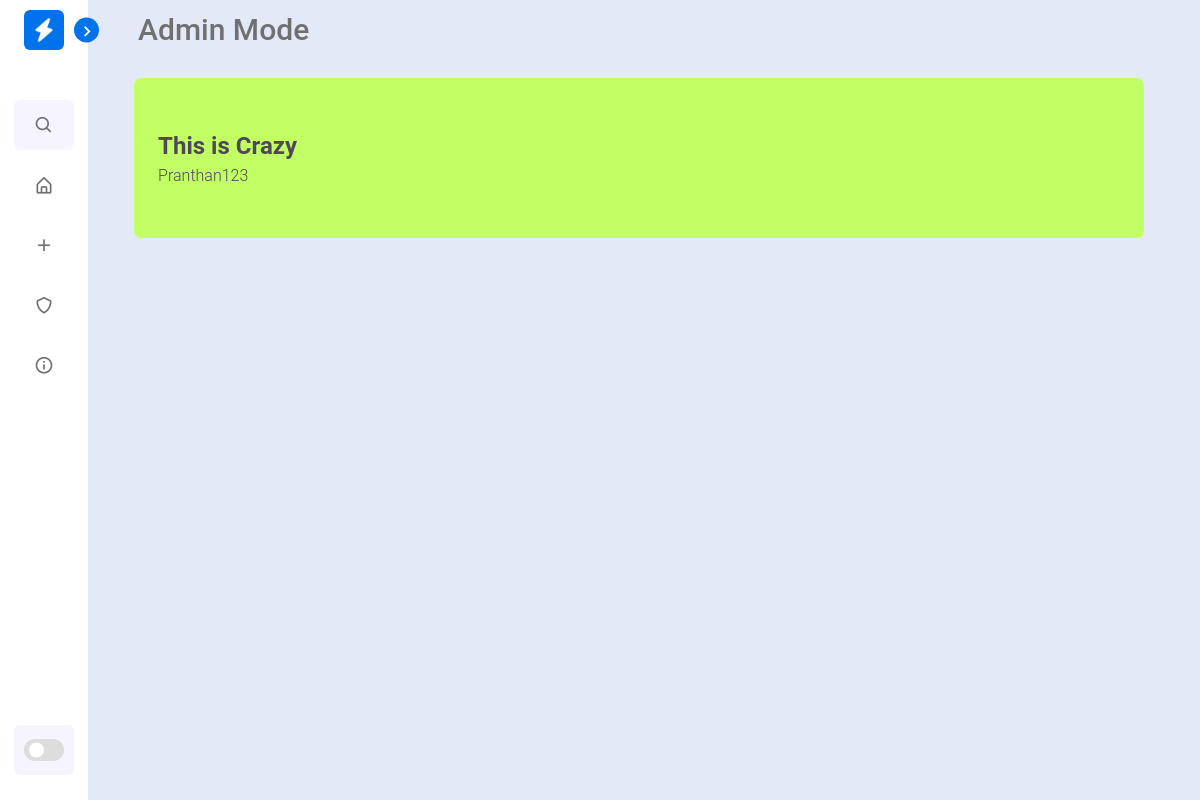
/admin, run on an earlier commit of the app's database.
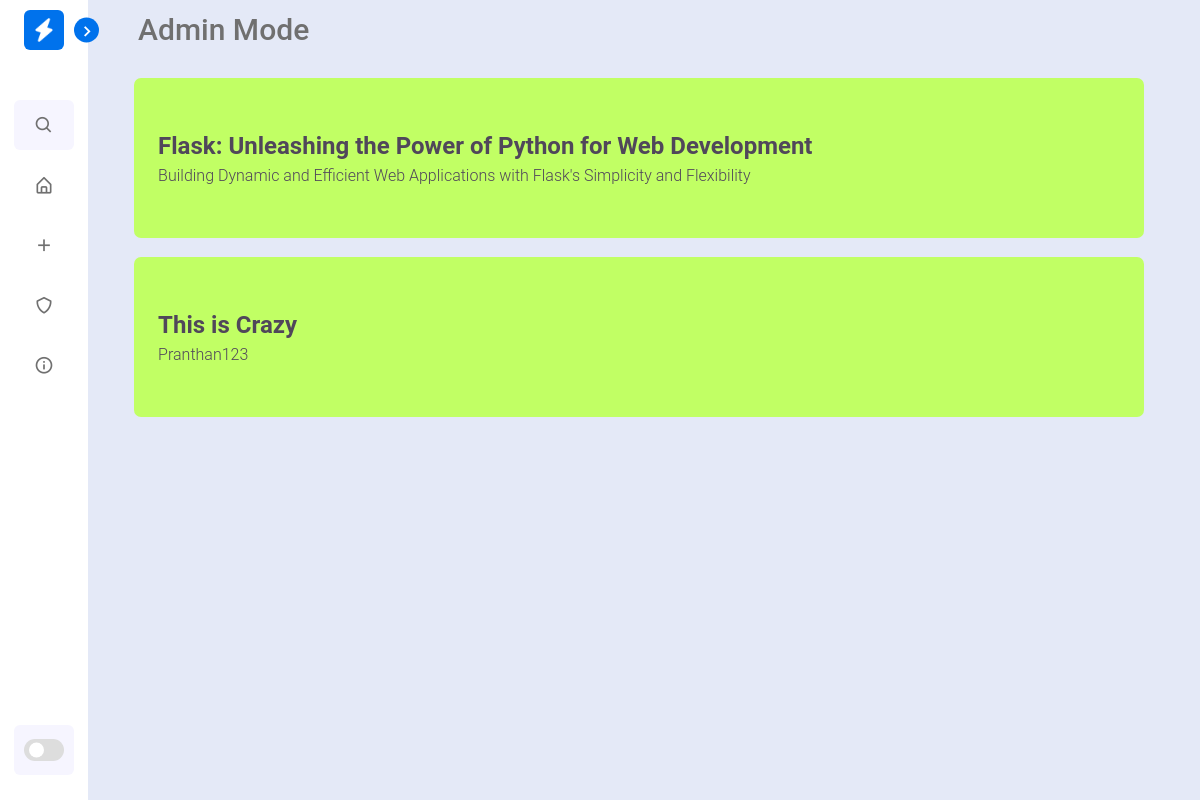
And on a later commit of the database.
### app.py (models this page shows)
class blogpost(db.Model):
    id = db.Column(db.Integer, primary_key=True)
    blog_title = db.Column(db.String(100), nullable=False)
    blog_subtitle = db.Column(db.String(50))
    blog_content = db.Column(db.Text, nullable=False)
    date_created = db.Column(db.DateTime, default=datetime.utcnow)

### app.py (the view)
@app.route('/admin')
def admin():
    all_blogs = blogpost.query.order_by(blogpost.date_created.desc()).all()
    return render_template('admin.html', blogs=all_blogs)

### templates/admin.html (shortened to what this page needs)
{%extends 'base.html'%}
{%block content%}
    <section class="home">
        <div class="text">Admin Mode</div>
        <br>
        {% for blog in blogs %}
        <a href="/{{ blog.id }}" style="text-decoration: none;">
        <div class="blog-card" style="background-color: rgb(193, 255, 100)">
            <div class="blog-card-content">
                <h2 class="title">{{ blog.blog_title }}</h2>
                <h4 class="subtitle" style="margin-top: 6px;"><span style="font-weight:300;">{{ blog.blog_subtitle }}</h4>
            </div>
        </div>
        <br>
        {% endfor %}
    </section>
{%endblock%}

### templates/base.html (shortened to what this page needs)
<!DOCTYPE html>
<html lang="en">
<head>
    <link rel="stylesheet" href="{{url_for('static',filename='css/styles.css')}}">
    <link href='https://unpkg.com/boxicons@2.1.1/css/boxicons.min.css' rel='stylesheet'>
</head>
<body onload="onload()">
        <nav class="sidebar close">
            <header>
                <div class="image-text">
                    <span class="image">
                        <img src="static\image\Logo.png">
                    </span>
                </div>
                <i class='bx bx-chevron-right toggle'></i>
            </header>
            <div class="menu-bar">
                <div class="menu">
                    <li class="search-box">
                        <i class='bx bx-search icon'></i>
                    </li>
                    <ul class="menu-links">
                        <li class="nav-link">
                            <a href="{{url_for('index')}}">
                                <i class='bx bx-home-alt icon' ></i>
                            </a>
                        </li>
                        <li class="nav-link">
                            <a href="/add">
                                <i class='bx bx-plus icon'></i>
                            </a>
                        </li>
                        <li class="nav-link">
                            <a href="#">
                                <i class='bx bx-shield icon' ></i>
                            </a>
                        </li>
                        <li class="nav-link">
                            <a href="#">
                                <i class='bx bx-info-circle icon' ></i>
                            </a>
                        </li>
                    </ul>
                </div>
                <div class="bottom-content">
                    <li class="mode">
                        <div class="toggle-switch">
                            <span class="switch"></span>
                        </div>
                    </li>
                </div>
            </div>
        </nav>
    {%block content%}
    {%endblock%}
</body>
</html>

### static/css/styles.css (style rules this page uses)
* { margin: 0; padding: 0; box-sizing: border-box; font-family: 'Google Sans', 'Roboto', sans-serif; }
:root { --body-color: #E4E9F7; --sidebar-color: #FFF; --primary-color: #0072EC; --primary-color-light: #F6F5FF; --toggle-color: #DDD; --text-color: #707070; --accent-color: #bbdafb; --tran-03: all 0.2s ease; --tran-03: all 0.3s ease; --tran-04: all 0.3s ease; --tran-05: all 0.3s ease; }
body { min-height: 100vh; background-color: var(--body-color); transition: var(--tran-05); }
.sidebar { position: fixed; top: 0; left: 0; height: 100%; width: 250px; padding: 10px 14px; background: var(--sidebar-color); transition: var(--tran-05); z-index: 100; }
.sidebar.close { width: 88px; }
.sidebar li { height: 50px; list-style: none; display: flex; align-items: center; margin-top: 10px; }
.sidebar header .image, .sidebar .icon { min-width: 60px; border-radius: 6px; }
.sidebar .icon { min-width: 60px; border-radius: 6px; height: 100%; display: flex; align-items: center; justify-content: center; font-size: 20px; }
.sidebar .text, .sidebar .icon { color: var(--text-color); transition: var(--tran-03); }
.sidebar header { position: relative; }
.sidebar header .image-text { display: flex; align-items: center; }
.sidebar header .image { display: flex; align-items: center; justify-content: center; }
.sidebar header .image img { width: 40px; border-radius: 6px; }
.sidebar header .toggle { position: absolute; top: 50%; right: -25px; transform: translateY(-50%) rotate(180deg); height: 25px; width: 25px; background-color: var(--primary-color); color: var(--sidebar-color); border-radius: 50%; display: flex; align-items: center; justify-content: center; font-size: 22px; cursor: pointer; transition: var(--tran-05); }
.sidebar.close .toggle { transform: translateY(-50%) rotate(0deg); }
.sidebar .menu { margin-top: 40px; }
.sidebar li.search-box { border-radius: 6px; background-color: var(--primary-color-light); cursor: pointer; transition: var(--tran-05); }
.sidebar li a { list-style: none; height: 100%; background-color: transparent; display: flex; align-items: center; height: 100%; width: 100%; border-radius: 6px; text-decoration: none; transition: var(--tran-03); }
.sidebar .menu-bar { height: calc(100% - 55px); display: flex; flex-direction: column; justify-content: space-between; overflow-y: scroll; }
.sidebar .menu-bar .mode { border-radius: 6px; background-color: var(--primary-color-light); position: relative; transition: var(--tran-05); }
.menu-bar .bottom-content .toggle-switch { position: absolute; right: 0; height: 100%; min-width: 60px; display: flex; align-items: center; justify-content: center; border-radius: 6px; cursor: pointer; }
.toggle-switch .switch { position: relative; height: 22px; width: 40px; border-radius: 25px; background-color: var(--toggle-color); transition: var(--tran-05); }
.switch::before { content: ''; position: absolute; height: 15px; width: 15px; border-radius: 50%; top: 50%; left: 5px; transform: translateY(-50%); background-color: var(--sidebar-color); transition: var(--tran-04); }
.home { position: absolute; top: 0; left: 250px; height: 100vh; width: calc(100% - 250px); background-color: var(--body-color); transition: var(--tran-05); }
.home .text { font-size: 30px; font-weight: 500; color: var(--text-color); padding: 12px 60px; }
.sidebar.close ~ .home { left: 78px; height: 100vh; width: calc(100% - 78px); }
.blog-card { color: #50475A; font-size: medium; font-family: 'Google Sans', 'Roboto', Ubuntu, sans-serif; width: 90%; min-width: 200px; max-width: 1700px; min-height: 20vh; background-color: var(--accent-color); border-radius: 7px; overflow: hidden; margin: auto auto; display: flex; flex-direction: column; align-items: flex-start; justify-content: center; }
.blog-card-content { box-sizing: border-box; padding: 1.5rem; width: 100%; max-width: 850px; }

What changed in the data, as far as the page shows it:
added blogpost: blog_title "Flask: Unleashing the Power of Python for Web Development", blog_subtitle "Building Dynamic and Efficient Web Applications with Flask's Simplicity and Flexibility"
